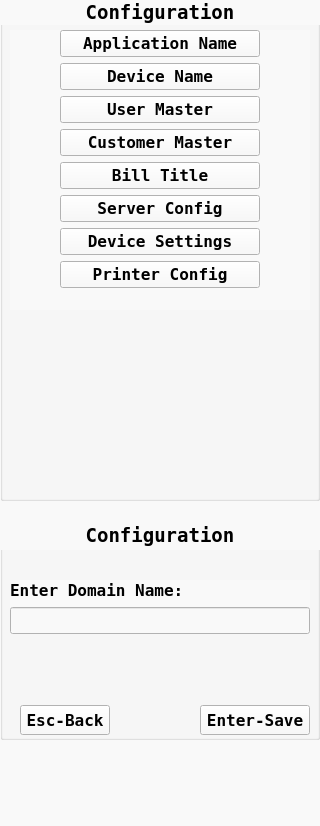
<?xml version="1.0" encoding="UTF-8"?>
<ui version="4.0">
 <class>Settings</class>
 <widget class="QWidget" name="Settings">
  <property name="geometry">
   <rect>
    <x>0</x>
    <y>0</y>
    <width>320</width>
    <height>826</height>
   </rect>
  </property>
  <property name="windowTitle">
   <string>Form</string>
  </property>
  <property name="styleSheet">
   <string notr="true">background-color: rgb(249, 249, 249);</string>
  </property>
  <widget class="QGroupBox" name="groupBox">
   <property name="geometry">
    <rect>
     <x>0</x>
     <y>0</y>
     <width>320</width>
     <height>501</height>
    </rect>
   </property>
   <property name="title">
    <string/>
   </property>
   <widget class="QLabel" name="label">
    <property name="geometry">
     <rect>
      <x>0</x>
      <y>0</y>
      <width>320</width>
      <height>25</height>
     </rect>
    </property>
    <property name="font">
     <font>
      <family>DejaVu Sans Mono</family>
      <pointsize>14</pointsize>
      <weight>75</weight>
      <bold>true</bold>
     </font>
    </property>
    <property name="text">
     <string>Configuration</string>
    </property>
    <property name="alignment">
     <set>Qt::AlignCenter</set>
    </property>
   </widget>
   <widget class="QWidget" name="horizontalLayoutWidget">
    <property name="geometry">
     <rect>
      <x>10</x>
      <y>180</y>
      <width>300</width>
      <height>32</height>
     </rect>
    </property>
    <layout class="QHBoxLayout" name="horizontalLayout">
     <item>
      <widget class="QPushButton" name="pushButton_settings_back">
       <property name="font">
        <font>
         <family>DejaVu Sans Mono</family>
         <pointsize>14</pointsize>
         <weight>75</weight>
         <bold>true</bold>
        </font>
       </property>
       <property name="text">
        <string>Esc-Menu</string>
       </property>
       <property name="autoDefault">
        <bool>true</bool>
       </property>
       <property name="default">
        <bool>false</bool>
       </property>
      </widget>
     </item>
     <item>
      <spacer name="horizontalSpacer">
       <property name="orientation">
        <enum>Qt::Horizontal</enum>
       </property>
       <property name="sizeHint" stdset="0">
        <size>
         <width>40</width>
         <height>20</height>
        </size>
       </property>
      </spacer>
     </item>
    </layout>
   </widget>
  </widget>
  <widget class="QWidget" name="verticalLayoutWidget">
   <property name="geometry">
    <rect>
     <x>10</x>
     <y>30</y>
     <width>300</width>
     <height>280</height>
    </rect>
   </property>
   <layout class="QVBoxLayout" name="verticalLayout_config_menu">
    <property name="leftMargin">
     <number>50</number>
    </property>
    <property name="rightMargin">
     <number>50</number>
    </property>
    <item>
     <widget class="QPushButton" name="pushButton_App_name">
      <property name="font">
       <font>
        <family>DejaVu Sans Mono</family>
        <pointsize>12</pointsize>
        <weight>75</weight>
        <bold>true</bold>
       </font>
      </property>
      <property name="text">
       <string>Application Name</string>
      </property>
      <property name="autoDefault">
       <bool>true</bool>
      </property>
      <property name="default">
       <bool>false</bool>
      </property>
     </widget>
    </item>
    <item>
     <widget class="QPushButton" name="pushButton_device_name">
      <property name="font">
       <font>
        <family>DejaVu Sans Mono</family>
        <pointsize>12</pointsize>
        <weight>75</weight>
        <bold>true</bold>
       </font>
      </property>
      <property name="text">
       <string>Device Name</string>
      </property>
      <property name="autoDefault">
       <bool>true</bool>
      </property>
      <property name="default">
       <bool>false</bool>
      </property>
     </widget>
    </item>
    <item>
     <widget class="QPushButton" name="pushButton_user_master">
      <property name="font">
       <font>
        <family>DejaVu Sans Mono</family>
        <pointsize>12</pointsize>
        <weight>75</weight>
        <bold>true</bold>
       </font>
      </property>
      <property name="text">
       <string>User Master</string>
      </property>
      <property name="autoDefault">
       <bool>true</bool>
      </property>
      <property name="default">
       <bool>false</bool>
      </property>
     </widget>
    </item>
    <item>
     <widget class="QPushButton" name="pushButton_customer_master">
      <property name="font">
       <font>
        <family>DejaVu Sans Mono</family>
        <pointsize>12</pointsize>
        <weight>75</weight>
        <bold>true</bold>
       </font>
      </property>
      <property name="text">
       <string>Customer Master</string>
      </property>
      <property name="autoDefault">
       <bool>true</bool>
      </property>
      <property name="default">
       <bool>false</bool>
      </property>
     </widget>
    </item>
    <item>
     <widget class="QPushButton" name="pushButton_Bill_Title">
      <property name="font">
       <font>
        <family>DejaVu Sans Mono</family>
        <pointsize>12</pointsize>
        <weight>75</weight>
        <bold>true</bold>
       </font>
      </property>
      <property name="text">
       <string>Bill Title</string>
      </property>
      <property name="autoDefault">
       <bool>true</bool>
      </property>
      <property name="default">
       <bool>false</bool>
      </property>
     </widget>
    </item>
    <item>
     <widget class="QPushButton" name="pushButton_server_config">
      <property name="font">
       <font>
        <family>DejaVu Sans Mono</family>
        <pointsize>12</pointsize>
        <weight>75</weight>
        <bold>true</bold>
       </font>
      </property>
      <property name="text">
       <string>Server Config</string>
      </property>
      <property name="autoDefault">
       <bool>true</bool>
      </property>
      <property name="default">
       <bool>false</bool>
      </property>
     </widget>
    </item>
    <item>
     <widget class="QPushButton" name="pushButton_device_setting">
      <property name="font">
       <font>
        <family>DejaVu Sans Mono</family>
        <pointsize>12</pointsize>
        <weight>75</weight>
        <bold>true</bold>
       </font>
      </property>
      <property name="text">
       <string>Device Settings</string>
      </property>
      <property name="autoDefault">
       <bool>true</bool>
      </property>
      <property name="default">
       <bool>false</bool>
      </property>
     </widget>
    </item>
    <item>
     <widget class="QPushButton" name="pushButton_printer_settings">
      <property name="font">
       <font>
        <family>DejaVu Sans Mono</family>
        <pointsize>12</pointsize>
        <weight>75</weight>
        <bold>true</bold>
       </font>
      </property>
      <property name="text">
       <string>Printer Config</string>
      </property>
      <property name="autoDefault">
       <bool>true</bool>
      </property>
      <property name="default">
       <bool>false</bool>
      </property>
     </widget>
    </item>
    <item>
     <spacer name="verticalSpacer">
      <property name="orientation">
       <enum>Qt::Vertical</enum>
      </property>
      <property name="sizeHint" stdset="0">
       <size>
        <width>20</width>
        <height>40</height>
       </size>
      </property>
     </spacer>
    </item>
   </layout>
  </widget>
  <widget class="QGroupBox" name="groupBox_Configuration">
   <property name="geometry">
    <rect>
     <x>0</x>
     <y>520</y>
     <width>320</width>
     <height>220</height>
    </rect>
   </property>
   <property name="title">
    <string/>
   </property>
   <widget class="QLabel" name="label_2">
    <property name="geometry">
     <rect>
      <x>0</x>
      <y>0</y>
      <width>320</width>
      <height>30</height>
     </rect>
    </property>
    <property name="font">
     <font>
      <family>DejaVu Sans Mono</family>
      <pointsize>14</pointsize>
      <weight>75</weight>
      <bold>true</bold>
     </font>
    </property>
    <property name="text">
     <string>Configuration</string>
    </property>
    <property name="alignment">
     <set>Qt::AlignCenter</set>
    </property>
   </widget>
   <widget class="QWidget" name="verticalLayoutWidget_2">
    <property name="geometry">
     <rect>
      <x>10</x>
      <y>60</y>
      <width>300</width>
      <height>54</height>
     </rect>
    </property>
    <layout class="QVBoxLayout" name="verticalLayout_2">
     <item>
      <widget class="QLabel" name="label_3">
       <property name="font">
        <font>
         <family>DejaVu Sans Mono</family>
         <pointsize>12</pointsize>
         <weight>75</weight>
         <bold>true</bold>
        </font>
       </property>
       <property name="text">
        <string>Enter Domain Name:</string>
       </property>
      </widget>
     </item>
     <item>
      <widget class="QLineEdit" name="lineEdit_domain_name">
       <property name="font">
        <font>
         <family>DejaVu Sans Mono</family>
         <pointsize>12</pointsize>
         <weight>75</weight>
         <bold>true</bold>
        </font>
       </property>
      </widget>
     </item>
    </layout>
   </widget>
   <widget class="QPushButton" name="pushButton_save">
    <property name="geometry">
     <rect>
      <x>200</x>
      <y>185</y>
      <width>110</width>
      <height>30</height>
     </rect>
    </property>
    <property name="font">
     <font>
      <family>DejaVu Sans Mono</family>
      <pointsize>12</pointsize>
      <weight>75</weight>
      <bold>true</bold>
     </font>
    </property>
    <property name="text">
     <string>Enter-Save</string>
    </property>
    <property name="autoDefault">
     <bool>true</bool>
    </property>
    <property name="default">
     <bool>false</bool>
    </property>
   </widget>
   <widget class="QPushButton" name="pushButton_esc">
    <property name="geometry">
     <rect>
      <x>20</x>
      <y>185</y>
      <width>90</width>
      <height>30</height>
     </rect>
    </property>
    <property name="font">
     <font>
      <family>DejaVu Sans Mono</family>
      <pointsize>12</pointsize>
      <weight>75</weight>
      <bold>true</bold>
     </font>
    </property>
    <property name="text">
     <string>Esc-Back</string>
    </property>
    <property name="autoDefault">
     <bool>true</bool>
    </property>
    <property name="default">
     <bool>false</bool>
    </property>
   </widget>
  </widget>
 </widget>
 <tabstops>
  <tabstop>pushButton_App_name</tabstop>
  <tabstop>pushButton_device_name</tabstop>
  <tabstop>pushButton_user_master</tabstop>
  <tabstop>pushButton_customer_master</tabstop>
  <tabstop>pushButton_Bill_Title</tabstop>
  <tabstop>pushButton_server_config</tabstop>
  <tabstop>pushButton_device_setting</tabstop>
  <tabstop>pushButton_printer_settings</tabstop>
  <tabstop>pushButton_settings_back</tabstop>
  <tabstop>lineEdit_domain_name</tabstop>
  <tabstop>pushButton_save</tabstop>
  <tabstop>pushButton_esc</tabstop>
 </tabstops>
 <resources/>
 <connections/>
</ui>
